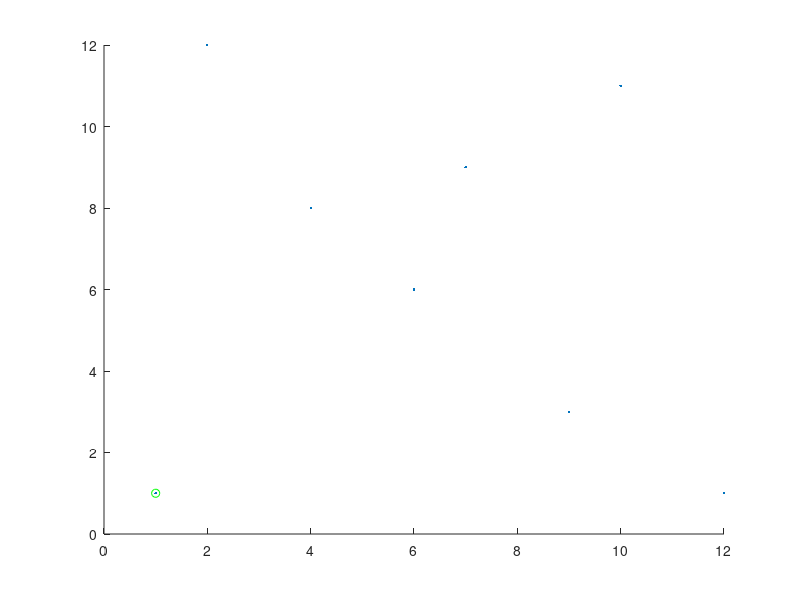

The MATLAB source for this figure: (Note: this script raises an error after producing the figure.)
clc;
clear all;
close all;

%% input points

pts = [1,1;
    6,6;
    12,1;
    4,8;
    7,9;
    9,3;
    2,12;
    10,11
    ];
pts = [pts,[1:size(pts,1)]'];
scatter(pts(:,1),pts(:,2),'.');         %showing points

% all points are denoted by [x y index]

%% delaunay triangulation by matlab

% tri = delaunay(pts(:,1:2));      %delaunay triangulation using MATLAB
% patch('Faces',tri,'Vertices',pts,'FaceColor','none');

%% algorihm

% creating the super triangle which will contain all the points inside it
xmax = max(pts(:,1));       xmin = min(pts(:,1));
ymax = max(pts(:,2));       ymin = min(pts(:,2));
spacing = 10;
p1_s = [xmin-spacing,ymin-spacing,size(pts,1)+1];
p2_s = [xmax+spacing,ymin-spacing,size(pts,1)+2];
p3_s = [0.5*(xmax+xmin),ymax+spacing,size(pts,1)+3];
pts_new = [pts;p1_s;p2_s;p3_s];
tri_s = [p1_s(1,3),p2_s(1,3),p3_s(1,3)];


tri = [tri_s];
tri_main = [];
edgep= [];
bt = [];
gt = [];
bt_edges = [];
for i1 = 1:8
    fprintf('\n----------loopstart--------------\n')
    hold on;
% figure;
    scatter(pts(i1,1),pts(i1,2),'g');
    for j = 1:size(tri,1)           % for loop for triangles
        [center,r] = circumc(pts_new(tri(j,1),1:2),...
            pts_new(tri(j,2),1:2),...
            pts_new(tri(j,3),1:2));         % getting center anbd radius of the circumcircle
        
        if (pts(i1,1)-center(1))^2 + (pts(i1,2)-center(2))^2-r^2 <0
            fprintf('\ninside the circle\n');
            bt = [bt;tri(j,:)]
            bt_edges = [bt_edges;tri(j,1),tri(j,2);tri(j,1),tri(j,3)...
                ;tri(j,2),tri(j,3)]
            
        else
            fprintf('\non or outside the circle\n');
            gt = [gt;tri(j,:)]
        end
    end
    
        for i = 1:size(bt_edges,1)
            if bt_edges(i,1)>bt_edges(i,2)
                bt_edges(i,:) = fliplr(bt_edges(i,:));
            end
        end
    bt_edges

        
    for i = 1:size(bt_edges,1)
        uval = ismember(bt_edges,bt_edges(i,:),'rows');
        if sum(uval)==1
            edgep = [edgep;bt_edges(i,:)];     %edge of polygon
        end
    end
    edgep
    
    %plotting polygon
     for k1 = 1: size(edgep,1)
        plot_poly = [pts_new(edgep(k1,1),1:2);pts_new(edgep(k1,2),1:2)];
        hold on;
        plot(plot_poly(:,1),plot_poly(:,2),'k','LineWidth',2)
    end
    
    %triangulation
    tri = [edgep,i1.*ones(size(edgep,1),1)]
    tri = [tri;gt]
    % potting triangles
    
    for k = 1: size(tri,1)
        plot_pts = [pts_new(tri(k,1),1:2);pts_new(tri(k,2),1:2);...
            pts_new(tri(k,3),1:2);pts_new(tri(k,1),1:2)];
        hold on;
        plot(plot_pts(:,1),plot_pts(:,2),'r')
    end
    
    
    bt = [];
    bt_edges = [];
    edgep = [];
end

gt_new = [];
for i = 1:size(gt,1)
   if gt(i,1)~=9 && gt(i,1)~=10 && gt(i,1)~=11
       if gt(i,2)~=9 && gt(i,2)~=10 && gt(i,2)~=11
           if gt(i,3)~=9 && gt(i,3)~=10 && gt(i,3)~=11
    gt_new = [gt_new;gt(i,:)];
           end
       end
   end
end
gt_new = unique(gt_new,'rows')
figure;
scatter(pts(:,1),pts(:,2),'.'); 
hold on;
for k = 1: size(gt_new,1)
        plot_pts = [pts_new(gt_new(k,1),1:2);pts_new(gt_new(k,2),1:2);...
            pts_new(gt_new(k,3),1:2);pts_new(gt_new(k,1),1:2)];
        hold on;
        plot(plot_pts(:,1),plot_pts(:,2),'k')
end
    

% hold on;
%  plot_pts = [pts_new(9,1:2);pts_new(11,1:2);...
%                 pts_new(1,1:2);pts_new(9,1:2)];
%        plot(plot_pts(:,1),plot_pts(:,2),'LineWidth',2)